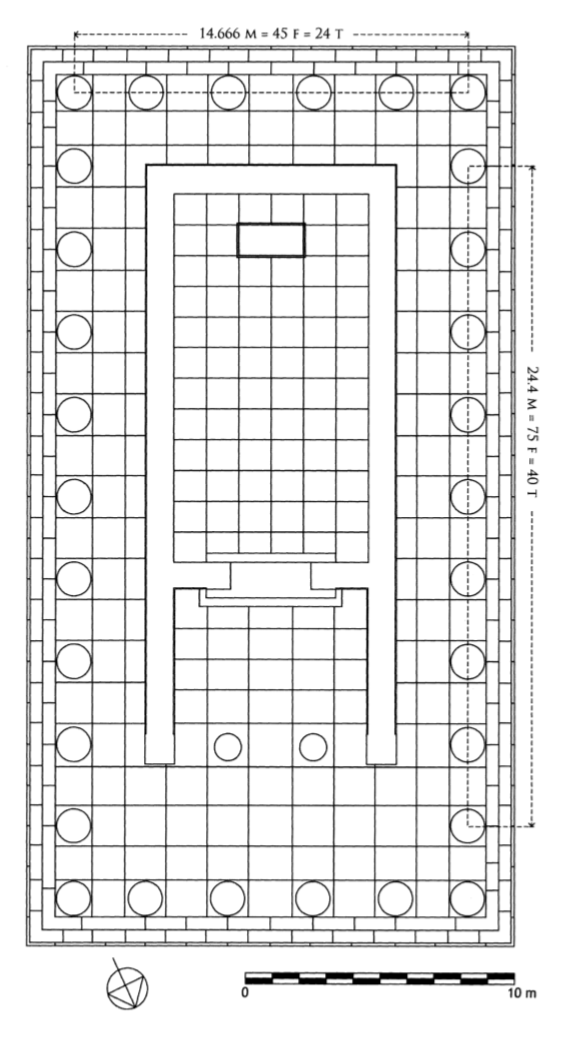
#> input picture TempleLayout_Analyzer/Temple.png, 570 x 1037 px
$ python CannyLineDetect.py
#> lines starting #> are read from the running program, lines starting #| are printed output that depends on the picture; after the words box and inside, x2 and y2 are one past the last pixel; in counts of white or black regions, pixels touching at a corner belong together
# -*- coding: utf-8 -*-
"""
Created on Fri Mar  8 15:48:40 2019

@author: Alex
"""

import cv2
import numpy as np
from matplotlib import pyplot as plt

img = cv2.imread('Temple.png', 0)
#> img is the input picture: shape (1037, 570); min 0, max 255, mean 233.6
edges = cv2.Canny(img, 100, 200)
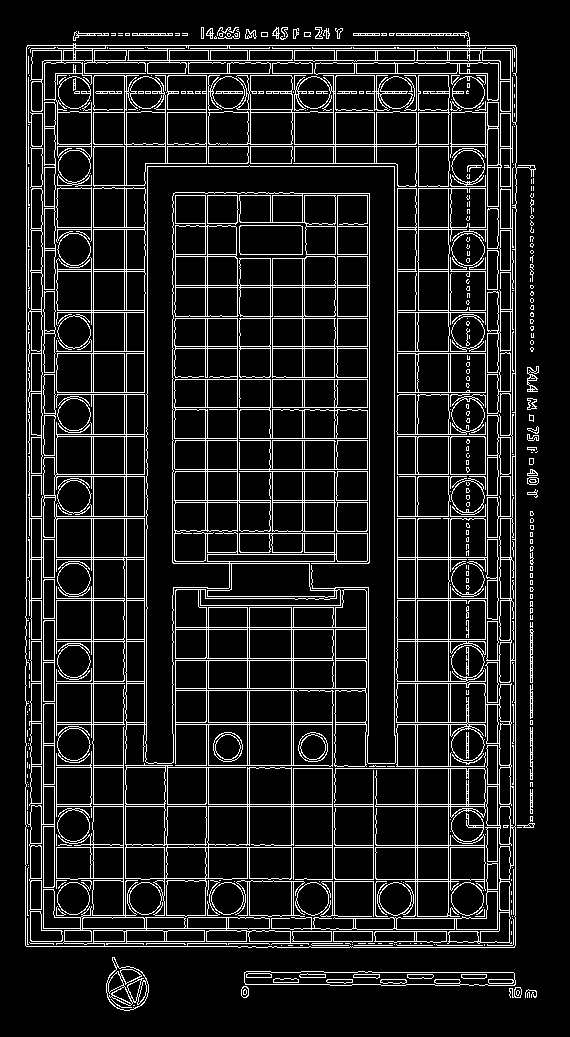
#> edges: shape (1037, 570); 11.4% white in thin lines or dots, all inside (x1, y1, x2, y2) = (25, 27, 539, 1011)

plt.subplot(121), plt.imshow(img, cmap = 'gray')
plt.title('Original Image'), plt.xticks([]), plt.yticks([])
plt.subplot(122), plt.imshow(edges, cmap = 'gray')
plt.title('Uncanny Output'), plt.xticks([]), plt.yticks([])

plt.show()
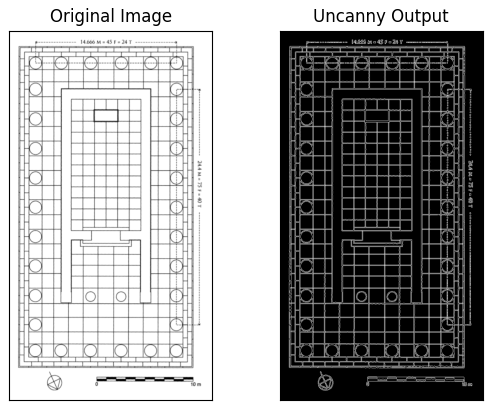
#> figure drawn by matplotlib, 2 panels
#cv2.imwrite('Uncanny Output.jpg', img)


#Works fine but needs to be callable

$ run again, with TempleLayout_Analyzer/Parthenon.png copied over TempleLayout_Analyzer/Temple.png
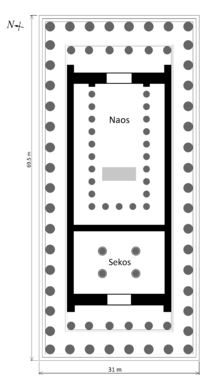
#> input picture TempleLayout_Analyzer/Parthenon.png, 220 x 376 px
#> `edges = cv2.Canny(img, 100, 200)`:
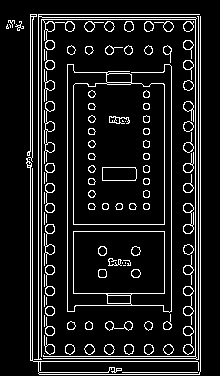
#> edges: shape (376, 220); 10.8% white in thin lines or dots, all inside (x1, y1, x2, y2) = (6, 14, 201, 375)
#> `plt.show()`:
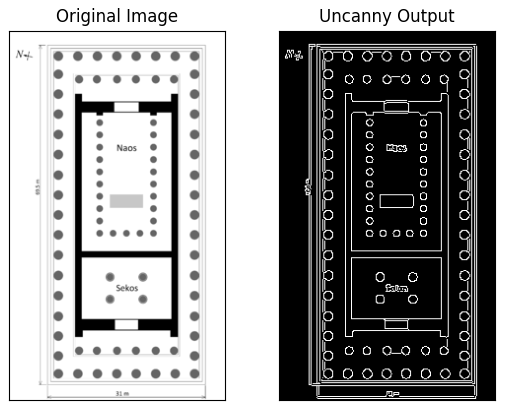
#> figure drawn by matplotlib, 2 panels

$ run again, with TempleLayout_Analyzer/ParthenonMrkd.png copied over TempleLayout_Analyzer/Temple.png
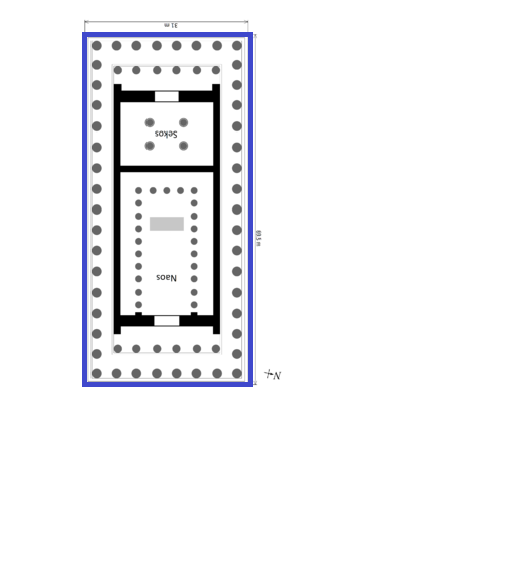
#> input picture TempleLayout_Analyzer/ParthenonMrkd.png, 525 x 561 px
#> `edges = cv2.Canny(img, 100, 200)`:
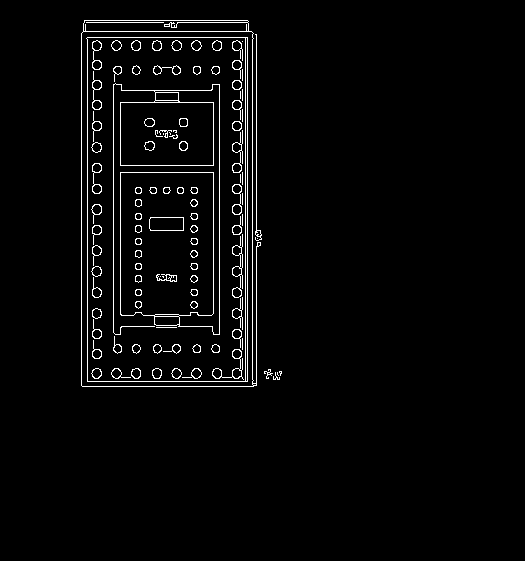
#> edges: shape (561, 525); 2.8% white in thin lines or dots, all inside (x1, y1, x2, y2) = (81, 20, 282, 387)
#> `plt.show()`:
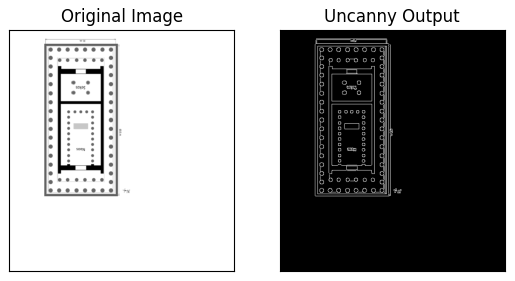
#> figure drawn by matplotlib, 2 panels

$ run again, with TempleLayout_Analyzer/ArtemisSardis.jpg saved as TempleLayout_Analyzer/Temple.png
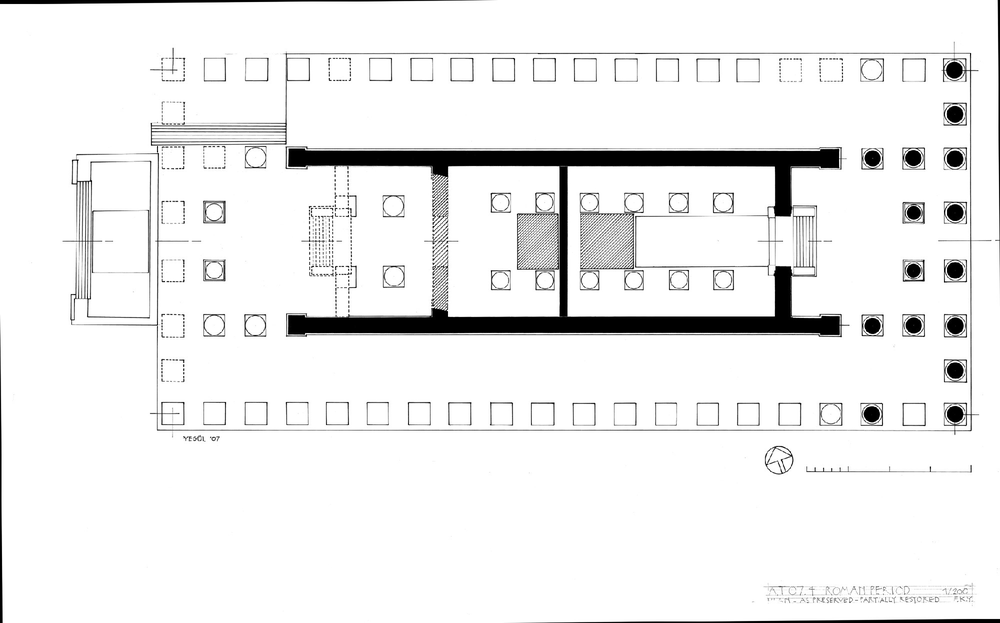
#> input picture TempleLayout_Analyzer/ArtemisSardis.jpg, 1000 x 623 px, shrunk from 2000 x 1246 before the run
#> img is the input picture: shape (623, 1000); min 0, max 255, mean 238.1
#> `edges = cv2.Canny(img, 100, 200)`:
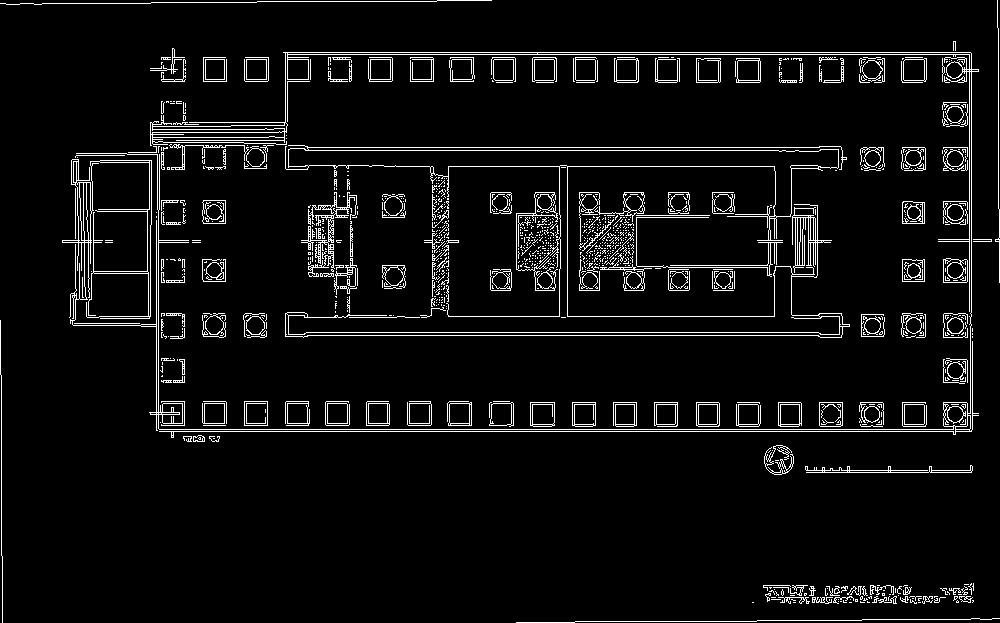
#> edges: shape (623, 1000); 5.6% white in thin lines or dots
#> `plt.show()`:
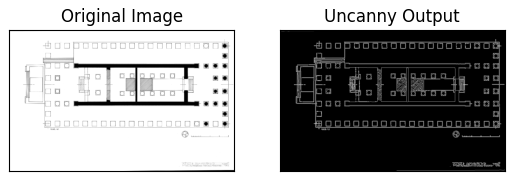
#> figure drawn by matplotlib, 2 panels
